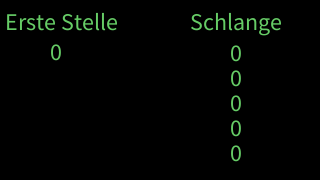
Frame 1 (no input)
Frame 60 (the mouse pressed at the canvas centre just before this capture): identical to frame 1, image omitted
Frame 120 (the mouse held since frame 60 and released just before this capture): identical to frame 1, image omitted

The Processing sketch that drew this single still picture (run headless with seeded random() and noise(); from frame 60 on, the mouse is pressed at the canvas centre):

// Processing sketch: Queue__Schlange__
// ── Queue__Schlange__.pde
int[] queue = new int[5];
int pointerindex = 0;

void setup() {
  size(320, 180);                     // Fenstergroesse in Breite und Hoehe
  background(0);                      // Hintergrundfarbe von Schwarz (0) bis Weiss (255) 
  fill(#66cc66);                      // Textfarbe als RGB 
  textSize(24);                       // Textgroesse, kann spaeter geaendert werden
  surface.setResizable(true);         //  Darf die Fenstergroesse veraendert werden oder nicht?
}


void draw() {
  background(0);
  text("Erste Stelle",5,30);
  text(erste(),50,60);
  
  text("Schlange",190,30);
  for(int i = 0; i < queue.length; i++){
    text(queue[i],230,60+25*i+1);
  }
}

void keyPressed() {
  push(int(key));
  println(erste() + " " + int(key));
}

void mouseClicked(){
  pop();
  println(erste());
}

int erste() {
  return queue[0];
}

void pop() {
  for (int i = 0; i < queue.length-1; i++) {
    queue[i] = queue[i+1];
  }
  queue[queue.length-1] = 0;
  pointerindex = pointerindex > 0? pointerindex-1: 0; 
}

void push(int e) {
  if(pointerindex > queue.length-1){
    pop();
    pointerindex = queue.length-1;
  }
  queue[pointerindex] = e;
  pointerindex++;
}
